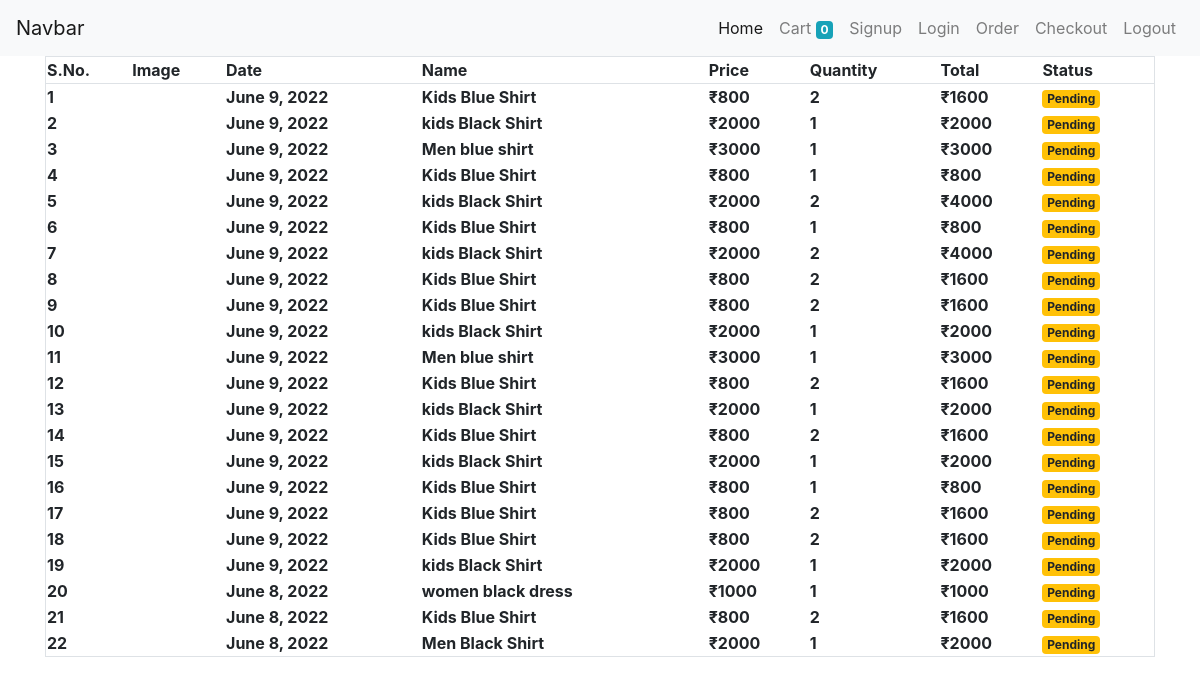
Screenshot of /order/ (signed in) with the database file from the repository.
### app/models/order.py (models this page shows, shortened)
class Order(models.Model):
    customer = models.ForeignKey(Customer,on_delete=models.CASCADE)
    product = models.ForeignKey(Products,on_delete=models.CASCADE)
    price = models.IntegerField()
    discount = models.IntegerField(default=0)
    quantity = models.IntegerField()
    address =models.TextField(max_length=500)
    contact =models.IntegerField()
    status = models.BooleanField(default=False)
    date = models.DateField(default=datetime.datetime.today)
    def __str__(self):
        return self.product.name
    @staticmethod
    def get_orders_by_customer(customer_id):
        return Order.objects.filter(customer=customer_id).order_by('-date')

### app/models/products.py (models this page shows, shortened)
class Products(models.Model):
    name = models.CharField(max_length=50)
    category =  models.ForeignKey(Category, on_delete=models.CASCADE)
    description =models.CharField(max_length=100)
    price =models.IntegerField()

### app/views/order.py (the view)
# urls.py: path('order/',OrderView.as_view(), name='order'),
class OrderView(View):
    def get(self, request):
        customer = request.session.get('customer')
        orders=Order.get_orders_by_customer(customer)
        print(orders)
        return render(request , 'order.html',{'orders':orders})

### app/templatetags/filter_tags.py (called while the page is built)
@register.filter(name="currency")
def currency(number):
    return "₹"+str(number)

@register.filter(name="multiply")
def multiply(quantity,price):
    return quantity*price

### app/templates/order.html (shortened to what this page needs)
{% extends 'base.html' %}
{% load filter_tags %}
    {% block mainbody %}
    <div class="container">
        <table class="col-lg">
            <thead class="border">
                <tr>
                    <th>S.No.</th>
                    <th>Image</th>
                    <th>Date</th>
                    <th>Name</th>
                    <th>Price</th>
                    <th>Quantity</th>
                    <th>Total</th>
                    <th>Status</th>
                </tr>
            </thead>
            <tbody class="border">
                {% for order in orders %}
                <tr>
                    <th>{{forloop.counter}}</th>
                    <th><img src="{{order.product.product_image.image.url}}" height="50px"></th>
                    <th>{{order.date}}</th>
                    <th>{{order.product.name}}</th>
                    <th>{{order.price|currency}}</th>
                    <th>{{order.quantity}}</th>
                    <th>{{order.quantity|multiply:order.price|currency}}</th>
                    {% if order.status %}
                    <th><small class="badge badge-success">Completed</small></th>
                    {% else %}
                    <th><small class="badge badge-warning">Pending</small></th>
                    {% endif %}
                </tr>
                {% endfor %}
            </tbody>
        </table>
    </div>
    {% endblock %}

### rows the page displays
Order: date "June 9, 2022", product.name "Kids Blue Shirt", price "₹800", quantity "2", quantity|multiply "₹1600", status "Pending"
Order: date "June 9, 2022", product.name "kids Black Shirt", price "₹2000", quantity "1", quantity|multiply "₹2000", status "Pending"
Order: date "June 9, 2022", product.name "Men blue shirt", price "₹3000", quantity "1", quantity|multiply "₹3000", status "Pending"
Order: date "June 9, 2022", product.name "Kids Blue Shirt", price "₹800", quantity "1", quantity|multiply "₹800", status "Pending"
Order: date "June 9, 2022", product.name "kids Black Shirt", price "₹2000", quantity "2", quantity|multiply "₹4000", status "Pending"
Order: date "June 9, 2022", product.name "Kids Blue Shirt", price "₹800", quantity "1", quantity|multiply "₹800", status "Pending"
Order: date "June 9, 2022", product.name "kids Black Shirt", price "₹2000", quantity "2", quantity|multiply "₹4000", status "Pending"
Order: date "June 9, 2022", product.name "Kids Blue Shirt", price "₹800", quantity "2", quantity|multiply "₹1600", status "Pending"
Order: date "June 9, 2022", product.name "Kids Blue Shirt", price "₹800", quantity "2", quantity|multiply "₹1600", status "Pending"
Order: date "June 9, 2022", product.name "kids Black Shirt", price "₹2000", quantity "1", quantity|multiply "₹2000", status "Pending"
Order: date "June 9, 2022", product.name "Men blue shirt", price "₹3000", quantity "1", quantity|multiply "₹3000", status "Pending"
Order: date "June 9, 2022", product.name "Kids Blue Shirt", price "₹800", quantity "2", quantity|multiply "₹1600", status "Pending"
Order: date "June 9, 2022", product.name "kids Black Shirt", price "₹2000", quantity "1", quantity|multiply "₹2000", status "Pending"
Order: date "June 9, 2022", product.name "Kids Blue Shirt", price "₹800", quantity "2", quantity|multiply "₹1600", status "Pending"
Order: date "June 9, 2022", product.name "kids Black Shirt", price "₹2000", quantity "1", quantity|multiply "₹2000", status "Pending"
Order: date "June 9, 2022", product.name "Kids Blue Shirt", price "₹800", quantity "1", quantity|multiply "₹800", status "Pending"
Order: date "June 9, 2022", product.name "Kids Blue Shirt", price "₹800", quantity "2", quantity|multiply "₹1600", status "Pending"
Order: date "June 9, 2022", product.name "Kids Blue Shirt", price "₹800", quantity "2", quantity|multiply "₹1600", status "Pending"
Order: date "June 9, 2022", product.name "kids Black Shirt", price "₹2000", quantity "1", quantity|multiply "₹2000", status "Pending"
Order: date "June 8, 2022", product.name "women black dress", price "₹1000", quantity "1", quantity|multiply "₹1000", status "Pending"
Order: date "June 8, 2022", product.name "Kids Blue Shirt", price "₹800", quantity "2", quantity|multiply "₹1600", status "Pending"
Order: date "June 8, 2022", product.name "Men Black Shirt", price "₹2000", quantity "1", quantity|multiply "₹2000", status "Pending"

### other values shown
{{ request.session.cart|length }} "0"
